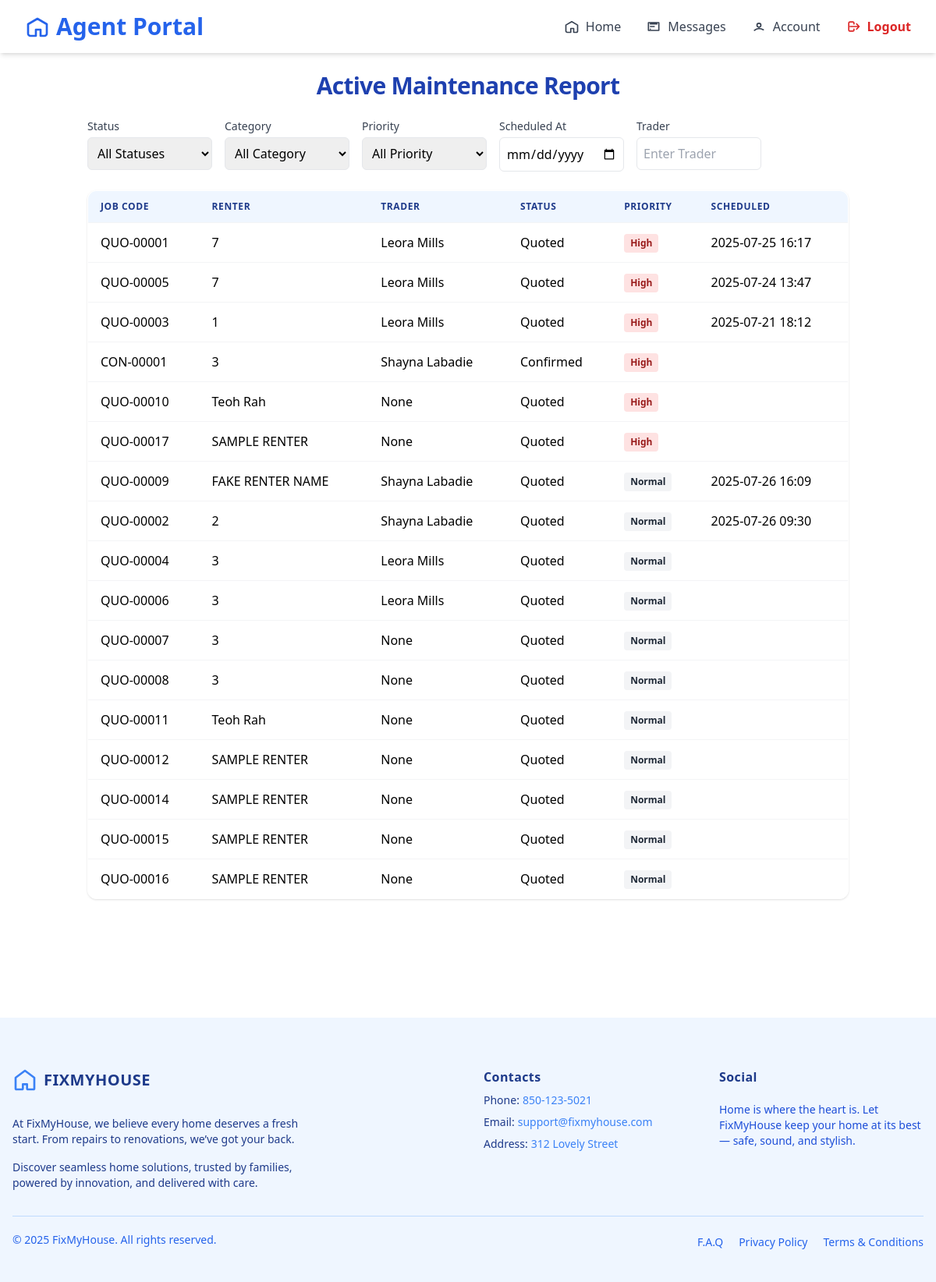
The page /agent/active-jobs/ (signed in) on the database its author committed.
### trader/models/jobs.py (models this page shows, shortened)
class Jobs(models.Model):
    agent = models.ForeignKey(AgentRegister, on_delete=models.CASCADE, related_name='jobs_agent')
    trader = models.ForeignKey(TraderRegistration, on_delete=models.SET_NULL, null=True, blank=True, related_name='jobs_trader')
    property = models.ForeignKey(Property, on_delete=models.SET_NULL, null=True, blank=True, related_name='jobs_property')
    STATUS_CHOICES = [
        ('quoted', 'Quoted'),
        ('confirmed', 'Confirmed'),
        ('approved', 'Approved'),
        ('scheduled', 'Scheduled'),
    ]
    address = models.TextField(blank=True, null=True)
    category = models.ForeignKey(Services, on_delete=models.SET_NULL, null=True, blank=True, related_name='category_services')
    renter = models.CharField(max_length=100, null=True, blank=True)
    priority = models.BooleanField(default=False)  # True = High Priority
    job_code = models.CharField(max_length=20, unique=True)
    notes = models.TextField()
    status = models.CharField(max_length=20, choices=STATUS_CHOICES, default='quoted')
    quoted_at = models.DateTimeField(default=timezone.now)
    confirmed_at = models.DateTimeField(null=True, blank=True)
    approved_at = models.DateTimeField(null=True, blank=True)
    scheduled_at = models.DateTimeField(null=True, blank=True)
    is_active = models.BooleanField(null=True, blank=True, default=True)

### trader/models/registerTrader.py (models this page shows, shortened)
class TraderRegistration(models.Model):
    user = models.OneToOneField(User, on_delete=models.CASCADE, null=True, blank=True)
    name = models.CharField(max_length=255)
    email = models.EmailField()
    phone = models.CharField(max_length=50)
    password = models.CharField(max_length=255, null=True, blank=True)
    COMPANY_TYPE_CHOICES = [
        ('sole_trader', 'Sole Trader'),
        ('company', 'Company'),
    ]
    INDUSTRIES_CHOICES = [
        ('air_conditioning', 'Air Conditioning'),
        ('cleaning', 'Cleaning'),
        ('electrical', 'Electrical'),
        ('gardening', 'Gardening'),
        ('general_merchandise', 'General Merchandise'),
        ('glazing', 'Glazing'),
        ('pest_control', 'Pest Control'),
        ('plumbing-gas', 'Plumbing / Gas'),
        ('tree_cutting', 'Tree Cutting'),
        ('steel_works', 'Steel Works'),
    ]
    company_type = models.CharField(max_length=100, choices=COMPANY_TYPE_CHOICES, default='company')
    company_name = models.CharField(max_length=255, blank=True, null=True)
    company_address = models.CharField(max_length=255, blank=True, null=True)
    company_email = models.EmailField(blank=True, null=True)
    company_landline = models.CharField(max_length=50, blank=True, null=True)
    gst_registered = models.BooleanField(default=False)
    abn = models.CharField(max_length=20, blank=True, null=True)
    industry = models.CharField(max_length=100, choices=INDUSTRIES_CHOICES, blank=True, null=True)
    other_expertise = models.CharField(max_length=100, choices=INDUSTRIES_CHOICES, blank=True, null=True)
    state = models.CharField(max_length=100, blank=True)
    municipality = models.CharField(max_length=100, blank=True)
    city = models.CharField(max_length=100, blank=True)
    address_line_1 = models.CharField(max_length=255, blank=True, null=True)
    address_line_2 = models.CharField(max_length=255, blank=True, null=True)
    postal_code = models.CharField(max_length=20, blank=True)
    def __str__(self):
        return self.name

### agent/views.py (the view)
# urls.py: path('active-jobs/', views.ActiveJobsListView.as_view(), name='active_jobs_list'),
@method_decorator(login_required, name='dispatch')
class ActiveJobsListView(ListView):
    model = Jobs
    template_name = 'components/home/active_jobs_list.html'
    context_object_name = 'jobs'
    def get_queryset(self):
        queryset = super().get_queryset()
        queryset = queryset.filter(is_active=True)
        status = self.request.GET.get('status')
        category = self.request.GET.get('category')
        priority = self.request.GET.get('priority')
        trader = self.request.GET.get('trader')
        scheduled_at = self.request.GET.get('scheduled_at')
        if status:
            queryset = queryset.filter(status=status)
        if category:
            queryset = queryset.filter(category=category)
        if trader:
            queryset = queryset.filter(trader__name__icontains=trader)
        if scheduled_at:
            queryset = queryset.filter(scheduled_at=scheduled_at)
        if priority == 'true':
            queryset = queryset.filter(priority=True)
        elif priority == 'false':
            queryset = queryset.filter(priority=False)
        return queryset.order_by('-priority', '-scheduled_at', '-approved_at', '-confirmed_at')
    def get_context_data(self, **kwargs):
        category = self.request.GET.get('category')
        context = super().get_context_data(**kwargs)
        context['status_options'] = dict(Jobs._meta.get_field('status').choices)
        context['category_options'] = {
            service.id: service.description
            for service in Services.objects.all()
        }
        context['filter_status'] = self.request.GET.get('status', '')
        context['filter_category'] = int(category) if category and category.isdigit() else ''
        context['filter_priority'] = self.request.GET.get('priority', '')
        context['filter_trader'] = self.request.GET.get('trader', '')
        context['filter_scheduled_at'] = self.request.GET.get('scheduled_at', '')
        return context

### agent/templates/components/home/active_jobs_list.html (shortened to what this page needs)
{% extends "baseAgent.html" %}
{% block content %}
{% include 'components/home/navigatorBaseAgent.html' %}
<main class="max-w-5xl mx-auto p-4 sm:p-6 mb-[8rem]">
  <h2 class="text-2xl sm:text-3xl font-bold text-blue-800 mb-6 text-center tracking-tight">Active Maintenance Report</h2>
  <form method="GET" class="mb-6">
    <div class="flex flex-col md:flex-row gap-4">
      <div>
        <label for="status" class="block text-sm font-medium text-gray-700">Status</label>
        <select name="status" id="status" class="mt-1 p-2 border rounded-md w-full md:w-40" onchange="this.form.submit()">
          <option value="">All Statuses</option>
        </select>
      </div>
      <div>
        <label for="category" class="block text-sm font-medium text-gray-700">Category</label>
        <select name="category" id="category" class="mt-1 p-2 border rounded-md w-full md:w-40" onchange="this.form.submit()">
          <option value="">All Category</option>
        </select>
      </div>
      <div>
        <label for="priority" class="block text-sm font-medium text-gray-700">Priority</label>
        <select name="priority" id="priority" class="mt-1 p-2 border rounded-md w-full md:w-40" onchange="this.form.submit()">
          <option value="">All Priority</option>
        </select>
      </div>
      <div>
        <label for="priority" class="block text-sm font-medium text-gray-700">Scheduled At</label>
        <input type="date" name="scheduled_at" id="scheduled_at" class="mt-1 p-2 border rounded-md w-full md:w-40" value="{{ filter_scheduled_at }}" onchange="this.form.submit()">
      </div>
      <div>
        <label for="trader" class="block text-sm font-medium text-gray-700">Trader</label>
        <input type="text" name="trader" id="trader" value="{{ filter_trader }}"
          class="mt-1 p-2 border rounded-md w-full md:w-40"
          placeholder="Enter Trader"
          onchange="this.form.submit()">
      </div>
    </div>
  </form>
  <div class="overflow-x-auto rounded-xl shadow">
    <table class="min-w-full bg-white border border-gray-200 rounded-xl overflow-hidden">
      <thead class="bg-blue-50">
        <tr>
          <th class="px-4 py-3 text-left text-xs font-semibold text-blue-900 uppercase tracking-wider">Job Code</th>
          <th class="px-4 py-3 text-left text-xs font-semibold text-blue-900 uppercase tracking-wider">Renter</th>
          <th class="px-4 py-3 text-left text-xs font-semibold text-blue-900 uppercase tracking-wider">Trader</th>
          <th class="px-4 py-3 text-left text-xs font-semibold text-blue-900 uppercase tracking-wider">Status</th>
          <th class="px-4 py-3 text-left text-xs font-semibold text-blue-900 uppercase tracking-wider">Priority</th>
          <th class="px-4 py-3 text-left text-xs font-semibold text-blue-900 uppercase tracking-wider">Scheduled</th>
        </tr>
      </thead>
      <tbody>
        {% for job in jobs %}
        <tr class="border-t border-gray-100 hover:bg-blue-50 transition">
          <td class="px-4 py-3 whitespace-nowrap">{{ job.job_code }}</td>
          <td class="px-4 py-3 whitespace-nowrap">{{ job.renter }}</td>
          <td class="px-4 py-3 whitespace-nowrap">{{ job.trader }}</td>
          <td class="px-4 py-3 whitespace-nowrap">{{ job.get_status_display }}</td>
          <td class="px-4 py-3 whitespace-nowrap">
            {% if job.priority %}
              <span class="inline-block px-2 py-1 text-xs font-semibold rounded bg-red-100 text-red-800">High</span>
            {% else %}
              <span class="inline-block px-2 py-1 text-xs font-semibold rounded bg-gray-100 text-gray-800">Normal</span>
            {% endif %}
          </td>
          <td class="px-4 py-3 whitespace-nowrap">{{ job.scheduled_at|date:"Y-m-d H:i" }}</td>
        </tr>
        {% empty %}
        <tr><td colspan="7" class="text-center py-4">No active jobs found.</td></tr>
        {% endfor %}
      </tbody>
    </table>
  </div>
</main>
{% include 'components/footerAgent.html' %}
{% endblock %}

### rows shown on the page
Jobs: job_code "QUO-00001", renter "7", trader "Leora Mills", status "Quoted", priority "High", scheduled_at "2025-07-25 16:17"
Jobs: job_code "QUO-00005", renter "7", trader "Leora Mills", status "Quoted", priority "High", scheduled_at "2025-07-24 13:47"
Jobs: job_code "QUO-00003", renter "1", trader "Leora Mills", status "Quoted", priority "High", scheduled_at "2025-07-21 18:12"
Jobs: job_code "CON-00001", renter "3", trader "Shayna Labadie", status "Confirmed", priority "High"
Jobs: job_code "QUO-00010", renter "Teoh Rah", trader "None", status "Quoted", priority "High"
Jobs: job_code "QUO-00017", renter "SAMPLE RENTER", trader "None", status "Quoted", priority "High"
Jobs: job_code "QUO-00009", renter "FAKE RENTER NAME", trader "Shayna Labadie", status "Quoted", priority "Normal", scheduled_at "2025-07-26 16:09"
Jobs: job_code "QUO-00002", renter "2", trader "Shayna Labadie", status "Quoted", priority "Normal", scheduled_at "2025-07-26 09:30"
Jobs: job_code "QUO-00004", renter "3", trader "Leora Mills", status "Quoted", priority "Normal"
Jobs: job_code "QUO-00006", renter "3", trader "Leora Mills", status "Quoted", priority "Normal"
Jobs: job_code "QUO-00007", renter "3", trader "None", status "Quoted", priority "Normal"
Jobs: job_code "QUO-00008", renter "3", trader "None", status "Quoted", priority "Normal"
Jobs: job_code "QUO-00011", renter "Teoh Rah", trader "None", status "Quoted", priority "Normal"
Jobs: job_code "QUO-00012", renter "SAMPLE RENTER", trader "None", status "Quoted", priority "Normal"
Jobs: job_code "QUO-00014", renter "SAMPLE RENTER", trader "None", status "Quoted", priority "Normal"
Jobs: job_code "QUO-00015", renter "SAMPLE RENTER", trader "None", status "Quoted", priority "Normal"
Jobs: job_code "QUO-00016", renter "SAMPLE RENTER", trader "None", status "Quoted", priority "Normal"
